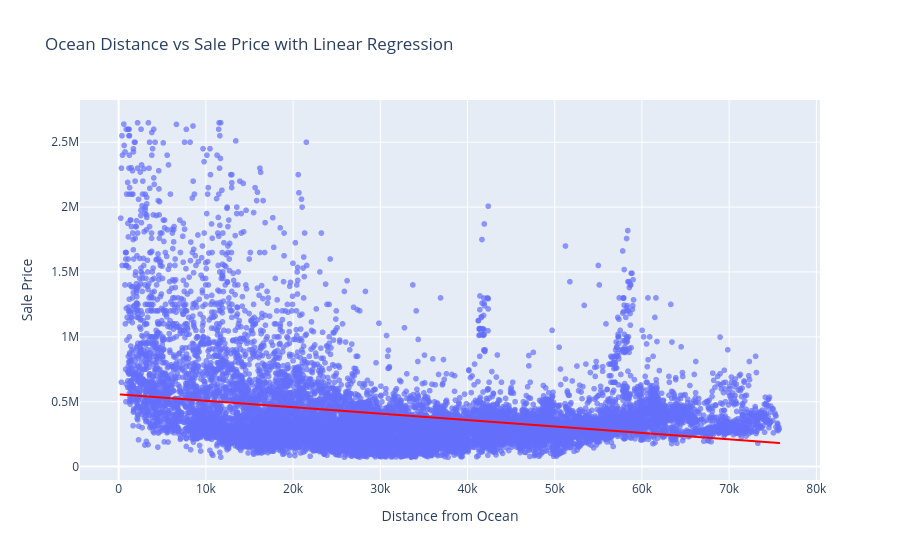

Notebook source saved alongside this figure:
### Code cell
#ocean distance vs sale price
x = miami_data["OCEAN_DIST"]
y = miami_data["SALE_PRC"]
x = sm.add_constant(x)
model = sm.OLS(y, x).fit()
print(model.summary())

fig6 = px.scatter(
    miami_data,
    x="OCEAN_DIST",
    y="SALE_PRC",
    trendline="ols",
    trendline_color_override="red",
    title = "Ocean Distance vs Sale Price with Linear Regression",
    labels = {
        "OCEAN_DIST": "Distance from Ocean",
        "SALE_PRC": "Sale Price"
    }, 
    hover_data=["OCEAN_DIST", "SALE_PRC"],
    opacity=0.7,
)
fig6.show()
#the farther the property is from the ocean, the lower the sale price tends to be

### Figure 1 — Plotly figure (JSON) as saved in the notebook; plotly's stock layout.template omitted (floating-point values rounded to 4 significant figures; data arrays with more than 128 entries replaced by an {"elided": "..."} marker saying what was removed)
{"data": [{"hovertemplate": "Distance from Ocean=%{x}<br>Sale Price=%{y}<extra></extra>", "legendgroup": "", "marker": {"color": "#636efa", "opacity": 0.7, "symbol": "circle"}, "mode": "markers", "name": "", "showlegend": false, "type": "scattergl", "x": {"elided": "13932 float values"}, "xaxis": "x", "y": {"elided": "13932 int values"}, "yaxis": "y"}, {"hovertemplate": "<b>OLS trendline</b><br>SALE_PRC = -4.952 * OCEAN_DIST + 556876<br>R<sup>2</sup>=0.075446<br><br>Distance from Ocean=%{x}<br>Sale Price=%{y} <b>(trend)</b><extra></extra>", "legendgroup": "", "line": {"color": "red"}, "marker": {"color": "#636efa", "symbol": "circle"}, "mode": "lines", "name": "", "showlegend": false, "type": "scattergl", "x": {"elided": "13932 float values"}, "xaxis": "x", "y": {"elided": "13932 float values"}, "yaxis": "y"}], "layout": {"legend": {"tracegroupgap": 0}, "title": {"text": "Ocean Distance vs Sale Price with Linear Regression"}, "xaxis": {"anchor": "y", "domain": [0, 1], "title": {"text": "Distance from Ocean"}}, "yaxis": {"anchor": "x", "domain": [0, 1], "title": {"text": "Sale Price"}}}}
